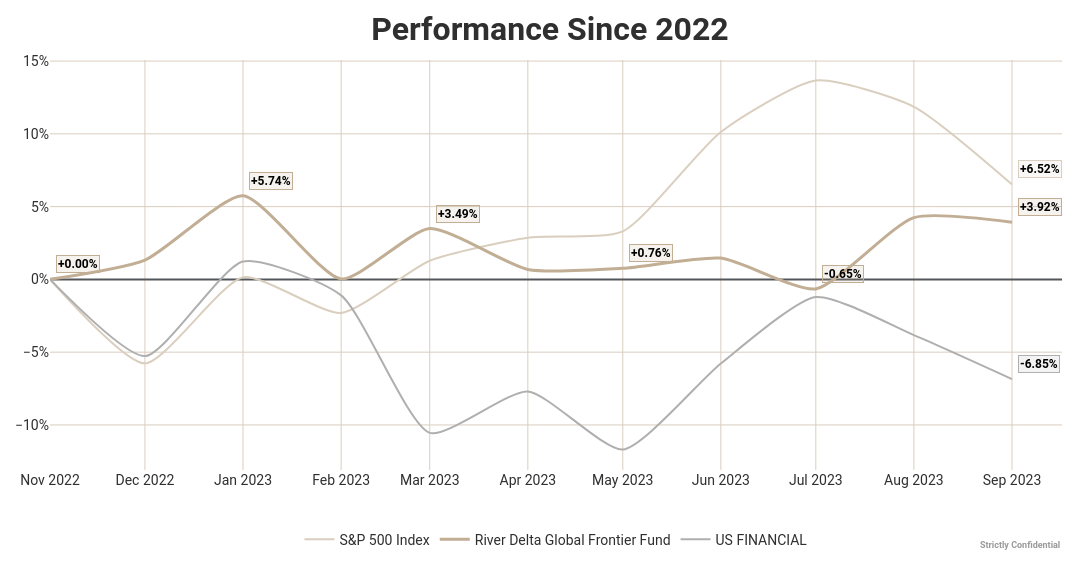

Source (notebook cell):
### Markdown cell above
#### Plot Cumulative Return

### Code cell
funds_to_be_plot = subset_of_funds(funds, ['S&P 500', 'RDGFF', 'US FINANCIAL'])
start_month = "2022-12"
end_month = "2023-9"

plot = plot_cumulative_returns(
    funds=funds_to_be_plot,
    title="",
    start_month=start_month,
    end_month=end_month,
    style="excel",
    language="en",
    blur=False,
    aspect_lock=True,
    custom_ticks=False,
    save=False,
    toggle=False
    )

### Figure 1 — Plotly figure (JSON) as saved in the notebook; plotly's stock layout.template omitted (floating-point values rounded to 4 significant figures)
{"data": [{"hovertemplate": "<b>%{fullData.name}</b><br>%{y:.2%}<extra></extra>", "line": {"color": "#DACEBF", "shape": "spline", "smoothing": 0.6, "width": 2}, "mode": "lines", "name": "S&P 500 Index", "type": "scatter", "x": ["2022-11-01T00:00:00", "2022-12-01T00:00:00", "2023-01-01T00:00:00", "2023-02-01T00:00:00", "2023-03-01T00:00:00", "2023-04-01T00:00:00", "2023-05-01T00:00:00", "2023-06-01T00:00:00", "2023-07-01T00:00:00", "2023-08-01T00:00:00", "2023-09-01T00:00:00"], "y": [0, -0.0577, 0.001476, -0.02306, 0.01279, 0.02859, 0.03302, 0.1013, 0.1367, 0.1186, 0.06522]}, {"hovertemplate": "<b>%{fullData.name}</b><br>%{y:.2%}<extra></extra>", "line": {"color": "#C1AE94", "shape": "spline", "smoothing": 0.6, "width": 3}, "mode": "lines", "name": "River Delta Global Frontier Fund", "type": "scatter", "x": ["2022-11-01T00:00:00", "2022-12-01T00:00:00", "2023-01-01T00:00:00", "2023-02-01T00:00:00", "2023-03-01T00:00:00", "2023-04-01T00:00:00", "2023-05-01T00:00:00", "2023-06-01T00:00:00", "2023-07-01T00:00:00", "2023-08-01T00:00:00", "2023-09-01T00:00:00"], "y": [0, 0.01327, 0.05743, 0.0002252, 0.03489, 0.006821, 0.007599, 0.01463, -0.006532, 0.04247, 0.03924]}, {"hovertemplate": "<b>%{fullData.name}</b><br>%{y:.2%}<extra></extra>", "line": {"color": "#B0AFAF", "shape": "spline", "smoothing": 0.6, "width": 2}, "mode": "lines", "name": "US FINANCIAL", "type": "scatter", "x": ["2022-11-01T00:00:00", "2022-12-01T00:00:00", "2023-01-01T00:00:00", "2023-02-01T00:00:00", "2023-03-01T00:00:00", "2023-04-01T00:00:00", "2023-05-01T00:00:00", "2023-06-01T00:00:00", "2023-07-01T00:00:00", "2023-08-01T00:00:00", "2023-09-01T00:00:00"], "y": [0, -0.0527, 0.01228, -0.011, -0.1054, -0.077, -0.1169, -0.05779, -0.0121, -0.03828, -0.06847]}], "layout": {"annotations": [{"align": "center", "font": {"color": "black", "size": 9}, "opacity": 0.15, "showarrow": false, "text": "<b>Strictly Confidential</b>", "x": 1, "xanchor": "right", "xref": "paper", "y": -0.2, "yanchor": "bottom", "yref": "paper"}, {"align": "center", "bgcolor": "rgba(218,206,191,0.15)", "bordercolor": "#DACEBF", "borderwidth": 1, "font": {"color": "black", "size": 12, "weight": "bold"}, "opacity": 1, "showarrow": false, "text": "+6.52%", "x": "2023-09-01T00:00:00", "xanchor": "left", "xshift": 6, "y": 0.06522, "yanchor": "bottom", "yshift": 6}, {"align": "center", "font": {"color": "black", "size": 9}, "opacity": 0.15, "showarrow": false, "text": "<b>Strictly Confidential</b>", "x": 1, "xanchor": "right", "xref": "paper", "y": -0.2, "yanchor": "bottom", "yref": "paper"}, {"align": "center", "bgcolor": "rgba(193,174,148,0.15)", "bordercolor": "#C1AE94", "borderwidth": 1, "font": {"color": "black", "size": 12, "weight": "bold"}, "opacity": 1, "showarrow": false, "text": "+0.00%", "x": "2022-11-01T00:00:00", "xanchor": "left", "xshift": 6, "y": 0, "yanchor": "bottom", "yshift": 6}, {"align": "center", "bgcolor": "rgba(193,174,148,0.15)", "bordercolor": "#C1AE94", "borderwidth": 1, "font": {"color": "black", "size": 12, "weight": "bold"}, "opacity": 1, "showarrow": false, "text": "+5.74%", "x": "2023-01-01T00:00:00", "xanchor": "left", "xshift": 6, "y": 0.05743, "yanchor": "bottom", "yshift": 6}, {"align": "center", "bgcolor": "rgba(193,174,148,0.15)", "bordercolor": "#C1AE94", "borderwidth": 1, "font": {"color": "black", "size": 12, "weight": "bold"}, "opacity": 1, "showarrow": false, "text": "+3.49%", "x": "2023-03-01T00:00:00", "xanchor": "left", "xshift": 6, "y": 0.03489, "yanchor": "bottom", "yshift": 6}, {"align": "center", "bgcolor": "rgba(193,174,148,0.15)", "bordercolor": "#C1AE94", "borderwidth": 1, "font": {"color": "black", "size": 12, "weight": "bold"}, "opacity": 1, "showarrow": false, "text": "+0.76%", "x": "2023-05-01T00:00:00", "xanchor": "left", "xshift": 6, "y": 0.007599, "yanchor": "bottom", "yshift": 6}, {"align": "center", "bgcolor": "rgba(193,174,148,0.15)", "bordercolor": "#C1AE94", "borderwidth": 1, "font": {"color": "black", "size": 12, "weight": "bold"}, "opacity": 1, "showarrow": false, "text": "-0.65%", "x": "2023-07-01T00:00:00", "xanchor": "left", "xshift": 6, "y": -0.006532, "yanchor": "bottom", "yshift": 6}, {"align": "center", "bgcolor": "rgba(193,174,148,0.15)", "bordercolor": "#C1AE94", "borderwidth": 1, "font": {"color": "black", "size": 12, "weight": "bold"}, "opacity": 1, "showarrow": false, "text": "+3.92%", "x": "2023-09-01T00:00:00", "xanchor": "left", "xshift": 6, "y": 0.03924, "yanchor": "bottom", "yshift": 6}, {"align": "center", "font": {"color": "black", "size": 9}, "opacity": 0.15, "showarrow": false, "text": "<b>Strictly Confidential</b>", "x": 1, "xanchor": "right", "xref": "paper", "y": -0.2, "yanchor": "bottom", "yref": "paper"}, {"align": "center", "bgcolor": "rgba(176,175,175,0.15)", "bordercolor": "#B0AFAF", "borderwidth": 1, "font": {"color": "black", "size": 12, "weight": "bold"}, "opacity": 1, "showarrow": false, "text": "-6.85%", "x": "2023-09-01T00:00:00", "xanchor": "left", "xshift": 6, "y": -0.06847, "yanchor": "bottom", "yshift": 6}], "font": {"color": "#2f2f2f", "family": "Microsoft Yahei Light, Roboto, sans-serif", "size": 14}, "height": 568, "hovermode": "x unified", "legend": {"orientation": "h", "x": 0.5, "xanchor": "center", "y": -0.17, "yanchor": "middle"}, "margin": {"b": 60, "l": 50, "r": 30, "t": 60}, "title": {"font": {"size": 32}, "text": "<b> Performance Since 2022</b>", "x": 0.5, "xanchor": "center", "y": 0.95, "yanchor": "middle"}, "width": 1280, "xaxis": {"gridcolor": "#DACEBF", "showgrid": true, "tickformat": "%b %Y", "ticktext": ["Nov 2022", "Dec 2022", "Jan 2023", "Feb 2023", "Mar 2023", "Apr 2023", "May 2023", "Jun 2023", "Jul 2023", "Aug 2023", "Sep 2023"], "tickvals": ["2022-11-01T00:00:00", "2022-12-01T00:00:00", "2023-01-01T00:00:00", "2023-02-01T00:00:00", "2023-03-01T00:00:00", "2023-04-01T00:00:00", "2023-05-01T00:00:00", "2023-06-01T00:00:00", "2023-07-01T00:00:00", "2023-08-01T00:00:00", "2023-09-01T00:00:00"]}, "yaxis": {"gridcolor": "#DACEBF", "rangemode": "tozero", "showgrid": true, "tickformat": ".0%", "title": {}, "zeroline": true, "zerolinecolor": "#53565A", "zerolinewidth": 2}}}
